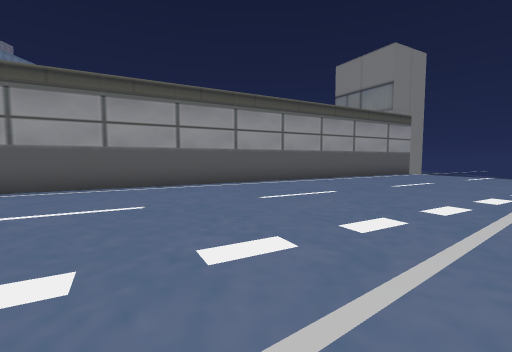
view 1 (above)

16 first-person views from a walk through a Unity game level. The camera is 1.4 m above the floor, tilts 4° down and sees 90° across. The floor is counted in squares, 1.88 m on a side. Each view is taken from the middle of a square. On the plan, view 1 faces up. The plan holds only what a view shows up to about 9 squares ahead; the rest is blank. The place goes on beyond the plan. The player is left out. Some animated figures are left out. Some surface patterns are stand-ins.

view 2
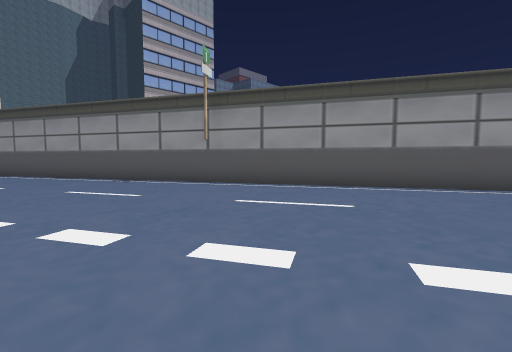

view 3
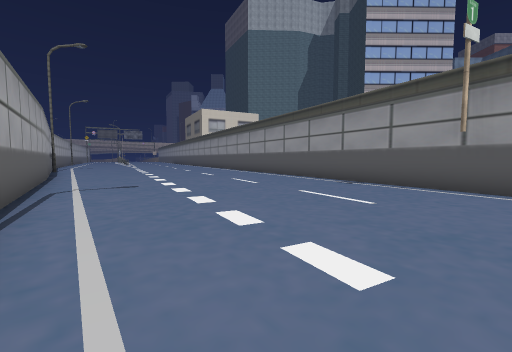

view 4
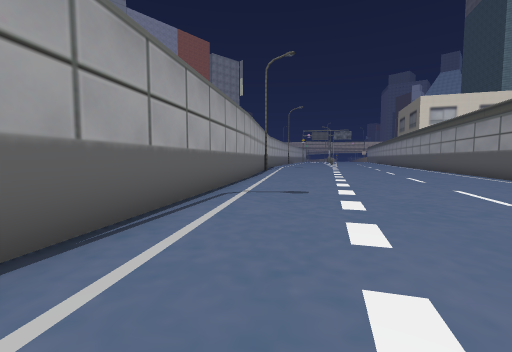

view 5
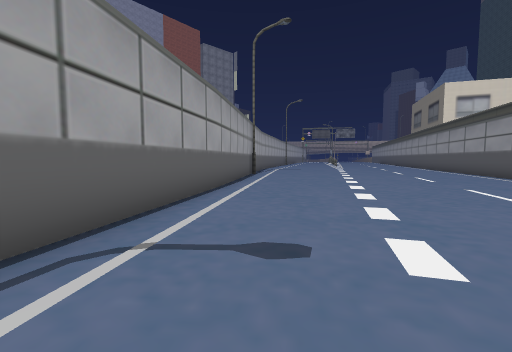

view 6
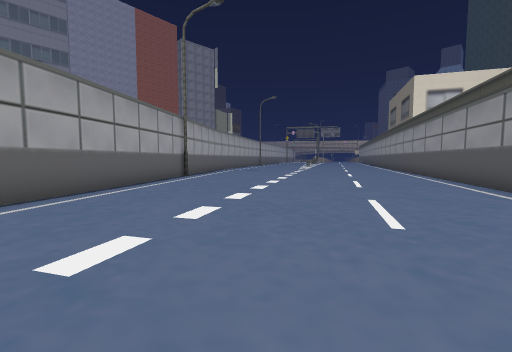

view 7
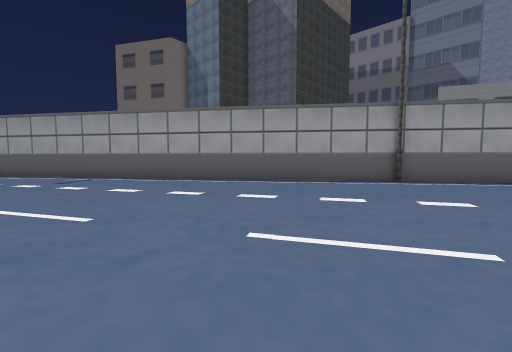

view 8
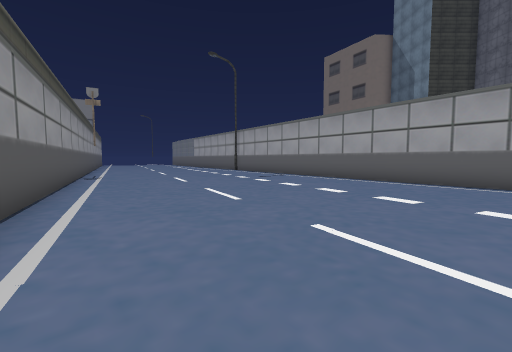

view 9
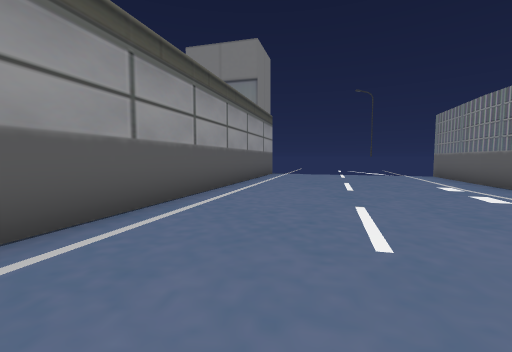

view 10
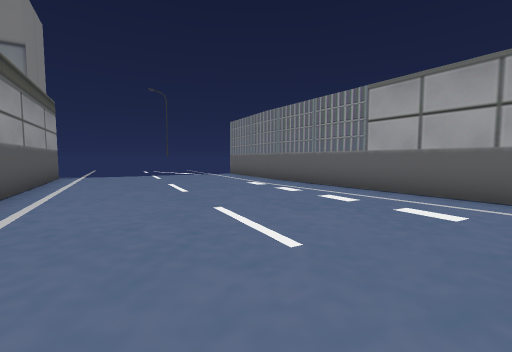

view 11
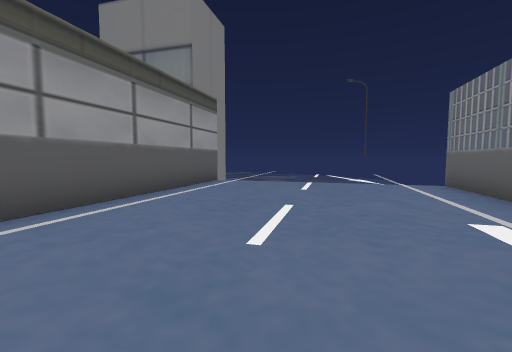

view 12
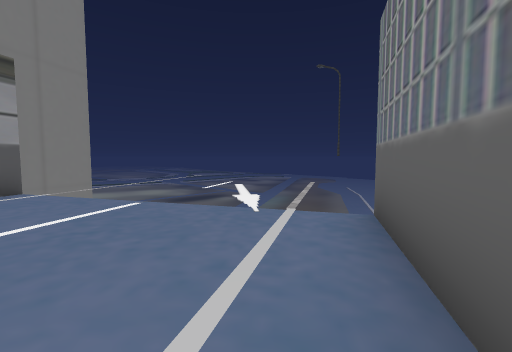

view 13
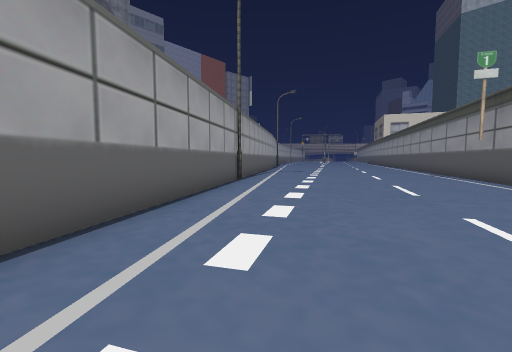

view 14
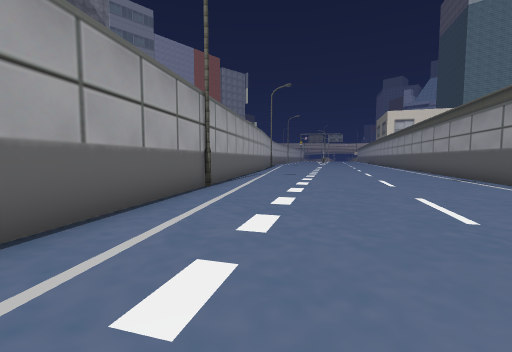

view 15
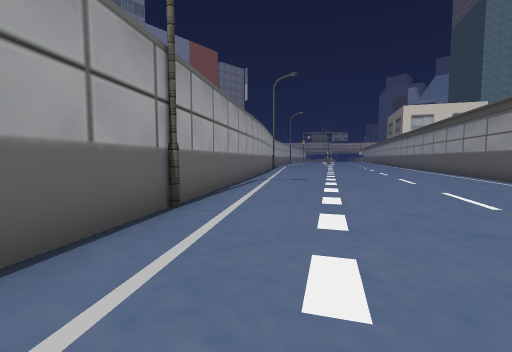

view 16
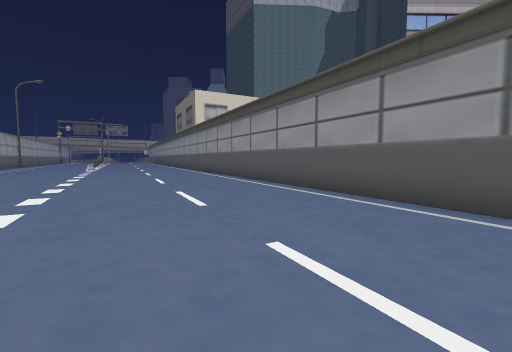

### Floor plan
Key: @ floor where view 1 was taken; # wall or solid block; . floor; v drop or lower ground.
Columns run from 18 left of view 1 to 10 right of it. Each row starts with its distance up from view 1.
 14                           ##
 13                         v##
 12                         ##v
 11                       ##..v
 10                     v#.....v
  9                    ##......vv
  8                  #v.........v
  7                ##...........v
  6              ##.............#
  5            ##.............##
  4          ##..............#
  3         #..............##
  2       #v..............#
  1     ##..............##
  0  ###..............@#
 -1 ##...............##
 -2 ................#v
 -3 ..............v#
 -4 .............#v
 -5  ...........#
 -6  .........##
 -7  ........#
 -8  ......##
 -9  .....#v
-10  ....#
-11  ..##
-12  .#v
-13  #

Where each view was taken, in squares from view 1:
view 1: 0 up, 0 right, facing up
view 2: 0 up, 0 right, facing up-left
view 3: 0 up, 1 left, facing left
view 4: 0 up, 3 left, facing down-left
view 5: 2 down, 6 left, facing down-left
view 6: 1 down, 9 left, facing down-left
view 7: 2 down, 17 left, facing down-right
view 8: 3 down, 18 left, facing right
view 9: 4 up, 2 left, facing up-right
view 10: 5 up, 2 left, facing right
view 11: 5 up, 2 right, facing up-right
view 12: 5 up, 7 right, facing up-right
view 13: 5 up, 4 right, facing down-left
view 14: 4 up, 2 right, facing down-left
view 15: 2 up, 0 right, facing down-left
view 16: 1 down, 8 left, facing left
